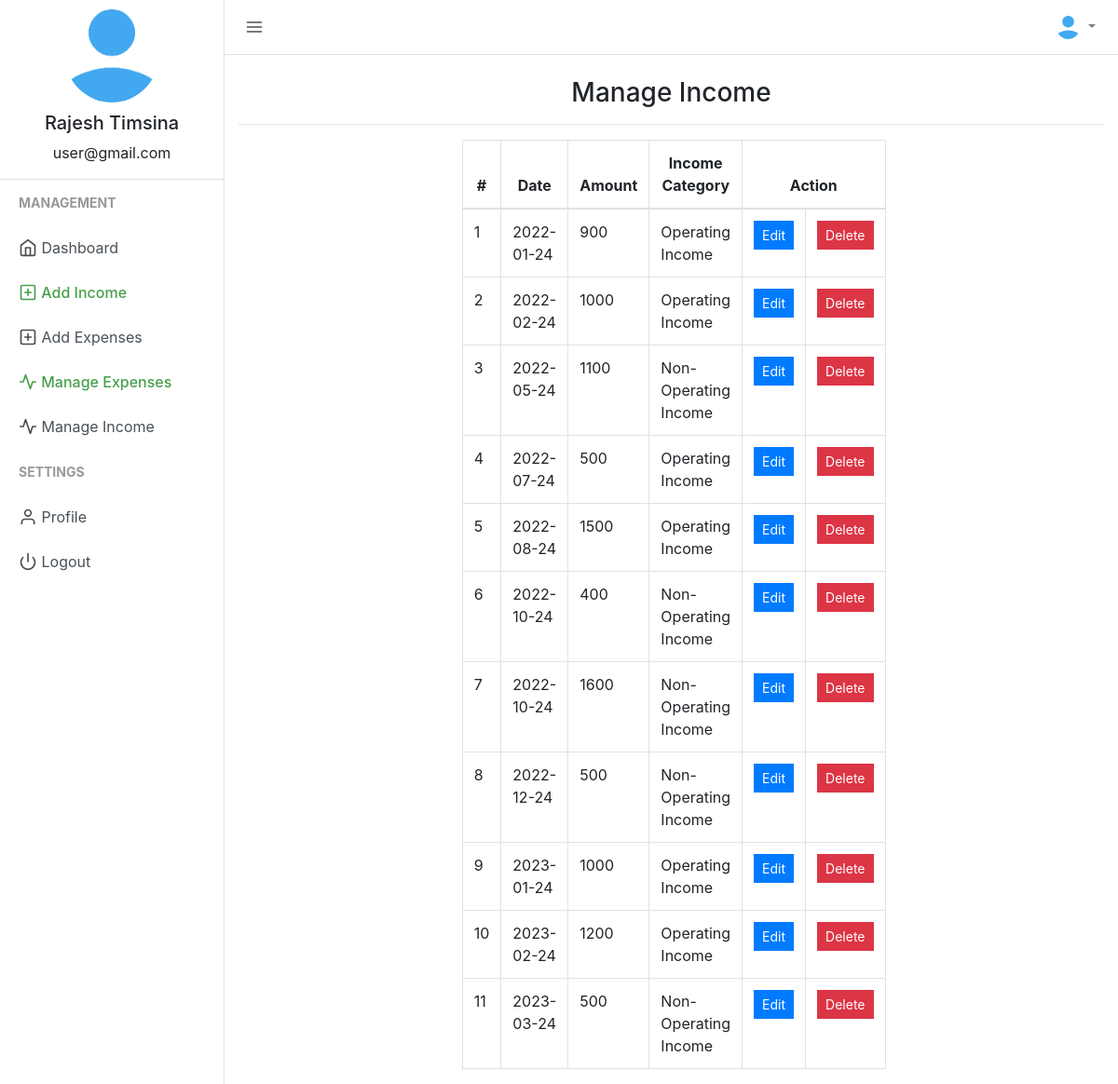
The page /manage_income.php (signed in) on the database its author committed.
### tables this page shows
CREATE TABLE `users` (
  `user_id` int NOT NULL,
  `firstname` varchar(50) NOT NULL,
  `lastname` varchar(25) NOT NULL,
  `email` varchar(50) NOT NULL,
  `profile_path` varchar(50) NOT NULL DEFAULT 'default_profile.png',
  `password` varchar(50) NOT NULL,
  `trn_date` datetime NOT NULL
);

CREATE TABLE `income` (
  `income_id` int NOT NULL,
  `user_id` varchar(15) NOT NULL,
  `income` int NOT NULL,
  `incomedate` varchar(15) NOT NULL,
  `incomecategory` varchar(50) NOT NULL
);

### session.php (called while the page is built, shortened)
<?php
include("config.php");
$sess_email = $_SESSION["email"];
$sql = "SELECT user_id, firstname, lastname, email, profile_path FROM users WHERE email = '$sess_email'";
$result = $con->query($sql);
if ($result->num_rows > 0) {
  while($row = $result->fetch_assoc()) {
    $userid=$row["user_id"];
    $username =$row["firstname"]." ".$row["lastname"];
    $useremail=$row["email"];
    $userprofile="uploads/".$row["profile_path"];
  }
} else {
    $userid="GHX1Y2";
    $username ="Jhon Doe";
    $useremail="mailid@domain.com";
    $userprofile="Uploads/default_profile.png";
}
?>

### manage_income.php (the view, shortened to what this page needs)
<?php
include("session.php");
$exp_fetched = mysqli_query($con, "SELECT * FROM income WHERE user_id = '$userid'");
?>
<!DOCTYPE html>
<html lang="en">
<head>
    <link href="css/bootstrap.min.css" rel="stylesheet">
    <link href="css/style.css" rel="stylesheet">
</head>
<body>
    <div class="d-flex" id="wrapper">
        <div class="border-right" id="sidebar-wrapper">
            <div class="user">
                <img class="img img-fluid rounded-circle" src="<?php echo $userprofile ?>" width="120">
                <h5><?php echo $username ?></h5>
                <p><?php echo $useremail ?></p>
            </div>
            <div class="sidebar-heading">Management</div>
            <div class="list-group list-group-flush">
                <a href="index.php" class="list-group-item list-group-item-action"><span data-feather="home"></span> Dashboard</a>
                <a href="add_income.php" class="list-group-item list-group-item-action sidebar-active"><span data-feather="plus-square"></span> Add Income</a>
                <a href="add_expense.php" class="list-group-item list-group-item-action "><span data-feather="plus-square"></span> Add Expenses</a>
                <a href="manage_expense.php" class="list-group-item list-group-item-action sidebar-active"><span data-feather="activity"></span> Manage Expenses</a>
                <a href="manage_income.php" class="list-group-item list-group-item-action "><span data-feather="activity"></span> Manage Income</a>
            </div>
            <div class="sidebar-heading">Settings </div>
            <div class="list-group list-group-flush">
                <a href="profile.php" class="list-group-item list-group-item-action "><span data-feather="user"></span> Profile</a>
                <a href="logout.php" class="list-group-item list-group-item-action "><span data-feather="power"></span> Logout</a>
            </div>
        </div>
        <div id="page-content-wrapper">
            <nav class="navbar navbar-expand-lg navbar-light  border-bottom">
                <button class="toggler" type="button" id="menu-toggle" aria-expanded="false">
                    <span data-feather="menu"></span>
                </button>
                <div class="collapse navbar-collapse" id="navbarSupportedContent">
                    <ul class="navbar-nav ml-auto mt-2 mt-lg-0">
                        <li class="nav-item dropdown">
                            <a class="nav-link dropdown-toggle" href="#" id="navbarDropdown" role="button" data-toggle="dropdown" aria-haspopup="true" aria-expanded="false">
                                <img class="img img-fluid rounded-circle" src="<?php echo $userprofile ?>" width="25">
                            </a>
                        </li>
                    </ul>
                </div>
            </nav>
            <div class="container-fluid">
                <h3 class="mt-4 text-center">Manage Income</h3>
                <hr>
                <div class="row justify-content-center">
                    <div class="col-md-6">
                        <table class="table table-hover table-bordered">
                            <thead>
                                <tr class="text-center">
                                    <th>#</th>
                                    <th>Date</th>
                                    <th>Amount</th>
                                    <th>Income Category</th>
                                    <th colspan="2">Action</th>
                                </tr>
                            </thead>
                            <?php $count=1; while ($row = mysqli_fetch_array($exp_fetched)) { ?>
                                <tr>
                                    <td><?php echo $count;?></td>
                                    <td><?php echo $row['incomedate']; ?></td>
                                    <td><?php echo ''.$row['income']; ?></td>
                                    <td><?php echo $row['incomecategory']; ?></td>
                                    <td class="text-center">
                                        <a href="add_income.php?edit=<?php echo $row['income_id']; ?>" class="btn btn-primary btn-sm" style="border-radius:0%;">Edit</a>
                                    </td>
                                    <td class="text-center">
                                        <a href="add_income.php?delete=<?php echo $row['income_id']; ?>" class="btn btn-danger btn-sm" style="border-radius:0%;">Delete</a>
                                    </td>
                                </tr>
                            <?php $count++; } ?>
                        </table>
                    </div>
                </div>
            </div>
        </div>
    </div>
</body>
</html>

### css/style.css (style rules this page uses)
body { background-color: #efefef; }
.feather { width: 20px; height: 20px; stroke: #4d4d4d; stroke-width: 2; stroke-linecap: round; stroke-linejoin: round; fill: none; vertical-align: text-bottom; }
.list-group { background-color: #ffffff; }
.list-group-item { border: none; }
.user { text-align: center; border-bottom: 1px solid #ddd; }
.user img { padding: 10px; }
.toggler { color: #000; background-color: #fff; border: none; outline: none; }
.sidebar-active { color: #47a04b; font-weight: 500; }
.sidebar-active .feather { stroke: #47a04b; font-weight: 500; }
#wrapper { overflow-x: hidden; background-color: #fff; }
#sidebar-wrapper { min-height: 100vh; margin-left: -15rem; -webkit-transition: margin 0.25s ease-out; -moz-transition: margin 0.25s ease-out; -o-transition: margin 0.25s ease-out; transition: margin 0.25s ease-out; }
#sidebar-wrapper .sidebar-heading { padding: 0.875rem 1.25rem; font-size: 14px; font-weight: bold; text-transform: uppercase; color: #999; }
#sidebar-wrapper .list-group { width: 15rem; }
#page-content-wrapper { min-width: 100vw; }
@media (min-width: 768px) { #sidebar-wrapper { margin-left: 0; } }
@media (min-width: 768px) { #page-content-wrapper { min-width: 0; width: 100%; } }
.container-fluid { margin-right: 20px; }

### rows shown on the page
users: profile_path (placeholder picture), username "Rajesh Timsina", email "user@gmail.com"
income: incomedate "2022-01-24", income "900", incomecategory "Operating Income"
income: incomedate "2022-02-24", income "1000", incomecategory "Operating Income"
income: incomedate "2022-05-24", income "1100", incomecategory "Non-Operating Income"
income: incomedate "2022-07-24", income "500", incomecategory "Operating Income"
income: incomedate "2022-08-24", income "1500", incomecategory "Operating Income"
income: incomedate "2022-10-24", income "400", incomecategory "Non-Operating Income"
income: incomedate "2022-10-24", income "1600", incomecategory "Non-Operating Income"
income: incomedate "2022-12-24", income "500", incomecategory "Non-Operating Income"
income: incomedate "2023-01-24", income "1000", incomecategory "Operating Income"
income: incomedate "2023-02-24", income "1200", incomecategory "Operating Income"
income: incomedate "2023-03-24", income "500", incomecategory "Non-Operating Income"
